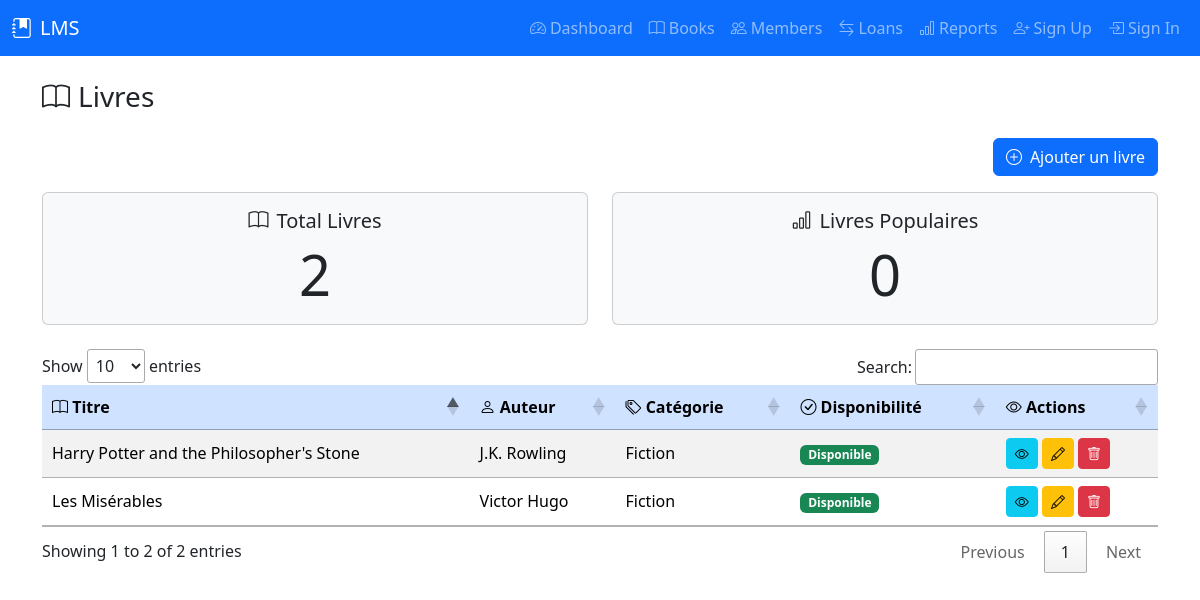
/books, run on the app's committed database.
### tables this page shows
CREATE TABLE books (
            book_id INTEGER PRIMARY KEY AUTOINCREMENT,
            title TEXT NOT NULL,
            author_id INTEGER,
            category_id INTEGER,
            isbn TEXT UNIQUE,
            publication_year INTEGER,
            publisher TEXT,
            quantity INTEGER DEFAULT 1,
            available_quantity INTEGER DEFAULT 1,
            FOREIGN KEY (author_id) REFERENCES authors (author_id),
            FOREIGN KEY (category_id) REFERENCES categories (category_id)
        );

CREATE TABLE authors (
            author_id INTEGER PRIMARY KEY AUTOINCREMENT,
            name TEXT NOT NULL,
            biography TEXT
        );

CREATE TABLE categories (
            category_id INTEGER PRIMARY KEY AUTOINCREMENT,
            name TEXT NOT NULL,
            description TEXT
        );

### controllers/dashboard_controller.py (the view)
@dashboard_blueprint.route("/books", methods=["GET"])
def books():
    try:
        stats = dashboard_service.get_dashboard_statistics()
        books_data = dashboard_service.get_books_data()
        return render_template("books.html", **stats, books=books_data)
    except Exception as e:
        return jsonify({"error": str(e)}), 500

### models/author.py (called while the page is built)
    @property
    def name(self):
        return self._get_attribute("name")

    @classmethod
    def all(cls):
        query = f"SELECT * FROM {cls.TABLE_NAME}"
        results = DatabaseConnection.execute_query(query)
        if results:
            conn = DatabaseConnection.get_connection()
            cursor = conn.cursor()
            cursor.execute(f"PRAGMA table_info({cls.TABLE_NAME})")
            columns = [column[1] for column in cursor.fetchall()]
            conn.close()
            return [cls(**dict(zip(columns, result))) for result in results]
        return []

    @classmethod
    def find_by_id(cls, author_id):
        query = f"SELECT * FROM {cls.TABLE_NAME} WHERE {cls.PRIMARY_KEY} = ?"
        result = DatabaseConnection.execute_query(query, (author_id,))
        if result:
            conn = DatabaseConnection.get_connection()
            cursor = conn.cursor()
            cursor.execute(f"PRAGMA table_info({cls.TABLE_NAME})")
            columns = [column[1] for column in cursor.fetchall()]
            conn.close()
            return cls(**dict(zip(columns, result[0])))
        return None

### models/base_model.py (called while the page is built)
    def _get_attribute(self, name):
        return self._attributes.get(name)

    def _set_attribute(self, name, value):
        self._attributes[name] = value

    def __setattr__(self, name, value):
        if name == "_attributes":
            super().__setattr__(name, value)
        else:
            self._set_attribute(name, value)

    @classmethod
    def find_by_id(cls, id: int):
        if not cls.TABLE_NAME or not cls.PRIMARY_KEY:
            raise NotImplementedError("TABLE_NAME and PRIMARY_KEY must be defined in subclass")
        query = f"SELECT * FROM {cls.TABLE_NAME} WHERE {cls.PRIMARY_KEY} = ?"
        result = DatabaseConnection.execute_query(query, (id,))
        if result and len(result) > 0:
            conn = DatabaseConnection.get_connection()
            cursor = conn.cursor()
            cursor.execute(f"PRAGMA table_info({cls.TABLE_NAME})")
            columns = [column[1] for column in cursor.fetchall()]
            conn.close()
            record_dict = dict(zip(columns, result[0]))
            return cls(**record_dict)
        return None

### models/book.py (called while the page is built)
    @property
    def book_id(self):
        return self._get_attribute("book_id")

    @property
    def title(self):
        return self._get_attribute("title")

    @property
    def author_id(self):
        return self._get_attribute("author_id")

### templates/books.html (shortened to what this page needs)
<!DOCTYPE html>
<html lang="fr">
<head>
    <link rel="stylesheet" href="/static/css/style.css">
    <link href="https://cdn.jsdelivr.net/npm/bootstrap@5.3.2/dist/css/bootstrap.min.css" rel="stylesheet">
    <link rel="stylesheet" href="https://cdn.jsdelivr.net/npm/bootstrap-icons@1.11.3/font/bootstrap-icons.css">
    <link rel="stylesheet" href="https://cdn.datatables.net/1.13.4/css/jquery.dataTables.min.css">
</head>
<body>
{% include 'includes/navbar.html' %}
<div class="container">
    <h3 class="mb-4"><i class="bi bi-book me-2"></i>Livres</h3>
    <div class="d-flex justify-content-end mb-3">
        <button class="btn btn-primary" id="addBookButton" title="Ajouter un nouveau livre">
            <i class="bi bi-plus-circle me-2"></i>Ajouter un livre
        </button>
    </div>
    <div class="row text-center mb-4">
        <div class="col-md-6">
            <div class="card bg-light">
                <div class="card-body">
                    <h5 class="card-title"><i class="bi bi-book me-2"></i>Total Livres</h5>
                    <p class="card-text display-4">{{ total_books }}</p>
                </div>
            </div>
        </div>
        <div class="col-md-6">
            <div class="card bg-light">
                <div class="card-body">
                    <h5 class="card-title"><i class="bi bi-bar-chart me-2"></i>Livres Populaires</h5>
                    <p class="card-text display-4">{{total_popular_books}}</p>
                </div>
            </div>
        </div>
    </div>
    <div class="table-responsive">
        <table id="booksTable" class="table table-striped table-hover align-middle">
            <thead class="table-primary">
                <tr>
                    <th><i class="bi bi-book"></i> Titre</th>
                    <th><i class="bi bi-person"></i> Auteur</th>
                    <th><i class="bi bi-tags"></i> Catégorie</th>
                    <th><i class="bi bi-check-circle"></i> Disponibilité</th>
                    <th><i class="bi bi-eye"></i> Actions</th>
                </tr>
            </thead>
            <tbody>
                {% for book in books %}
                    <tr data-book-id="{{ book.id }}" data-isbn="{{ book.isbn }}" data-publication-year="{{ book.publication_year }}" data-publisher="{{ book.publisher }}" data-quantity="{{ book.quantity }}" data-available-quantity="{{ book.available_quantity }}">
                        <td>{{ book.title }}</td>
                        <td>{{ book.author }}</td>
                        <td>{{ book.category }}</td>
                        <td>
                            {% if book.available_quantity > 0 %}
                            <span class="badge bg-success">Disponible</span>
                            {% else %}
                            <span class="badge bg-danger">Emprunté</span>
                            {% endif %}
                        </td>
                        <td>
                            <button class="btn btn-info btn-sm see-detail-book" title="Voir détails"><i class="bi bi-eye"></i></button>
                            <button class="btn btn-warning btn-sm edit-book" title="Modifier"><i class="bi bi-pencil"></i></button>
                            <button class="btn btn-danger btn-sm delete-book" title="Supprimer"><i class="bi bi-trash"></i></button>
                        </td>
                    </tr>
                {% endfor %}
            </tbody>
        </table>
    </div>
</div>
<div class="toast-container position-fixed top-0 end-0 p-3">
</div>
</body>
</html>

### data on the page
books: title "Les Misérables"
authors: author "Victor Hugo"
categories: category "Fiction" "Fiction"
books: title "Harry Potter and the Philosopher's Stone"
authors: author "J.K. Rowling"

### other printed values
{{ total_books }} "2"
{{ total_popular_books }} "0"
